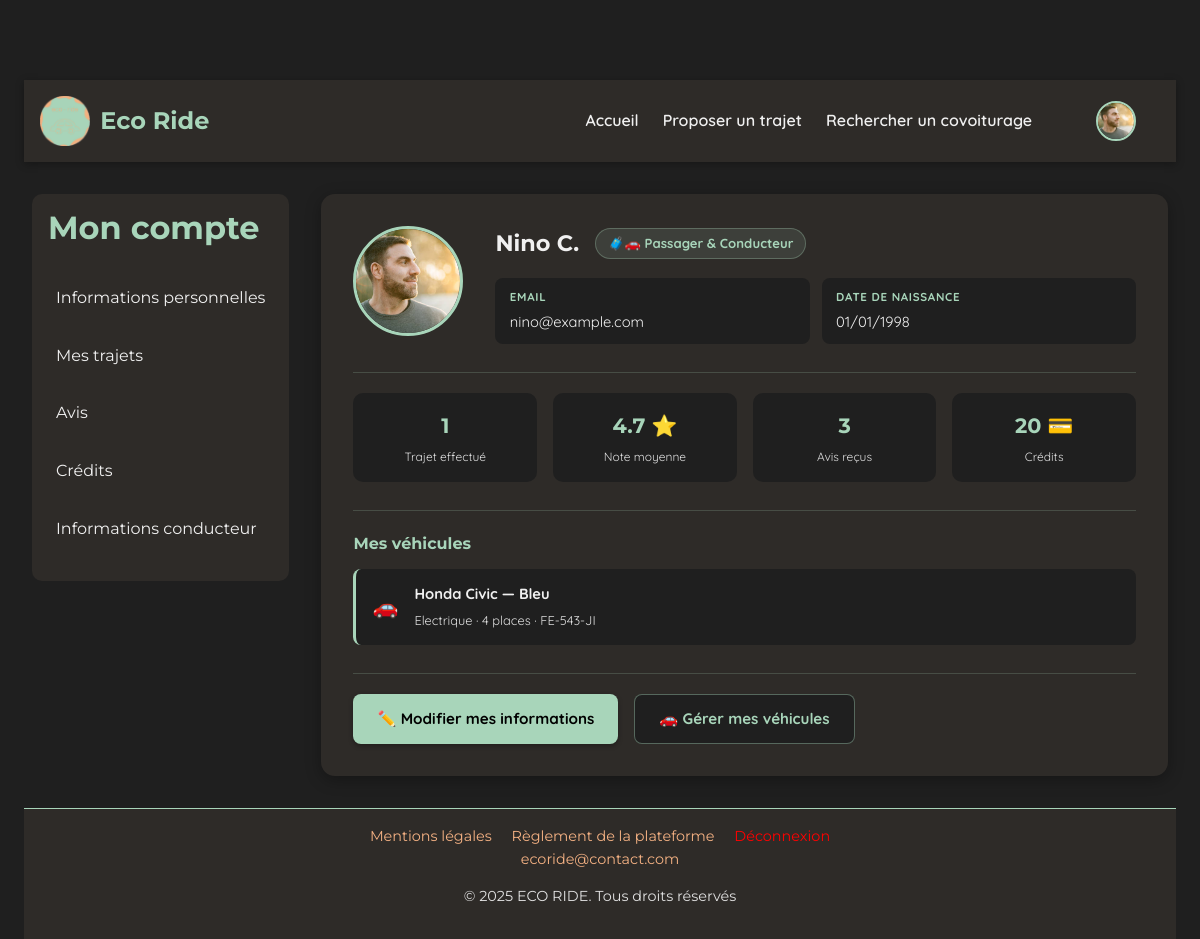
The page /PROJET/UTILISATEUR/USR-infos-perso.php (signed in) on the database its author committed.
### tables this page shows
CREATE TABLE `utilisateurs` (
  `id` int(11) NOT NULL,
  `nom` varchar(100) NOT NULL,
  `prenom` varchar(100) NOT NULL,
  `email` varchar(150) DEFAULT NULL,
  `mot_de_passe` varchar(255) NOT NULL,
  `role` enum('passager','conducteur','passager-conducteur') NOT NULL,
  `date_naissance` date DEFAULT NULL,
  `bio` text DEFAULT NULL,
  `date_inscription` datetime DEFAULT current_timestamp(),
  `photo` varchar(255) DEFAULT 'default.jpg',
  `driver_completed` tinyint(1) DEFAULT 0,
  `profile_completed` tinyint(1) DEFAULT 0,
  `suspendu` tinyint(1) NOT NULL DEFAULT 0
);

CREATE TABLE `credits` (
  `id` int(11) NOT NULL,
  `id_utilisateur` int(11) NOT NULL,
  `solde` int(11) NOT NULL DEFAULT 20
);

CREATE TABLE `vehicules` (
  `vehicule_id` int(11) NOT NULL,
  `id_utilisateur` int(11) NOT NULL,
  `plaque` varchar(20) NOT NULL,
  `date_premiere_immat` date DEFAULT NULL,
  `marque` varchar(50) DEFAULT NULL,
  `modele` varchar(50) DEFAULT NULL,
  `couleur` varchar(50) DEFAULT NULL,
  `carburant` varchar(50) DEFAULT NULL,
  `places` int(11) DEFAULT 4,
  `animaux_acceptes` enum('oui','non') DEFAULT 'non',
  `fumeur` enum('oui','non') DEFAULT 'non',
  `musique` varchar(50) DEFAULT NULL
);

### PROJET/PHP/infos-perso.php (called while the page is built, shortened)
<?php
include('connexion.php');
$user_id = $_SESSION['user_id'];
$stmt = $bdd->prepare("SELECT * FROM utilisateurs WHERE id = :id");
$stmt->execute(['id' => $user_id]);
$user = $stmt->fetch(PDO::FETCH_ASSOC);
?>

### PROJET/UTILISATEUR/USR-infos-perso.php (the view, shortened to what this page needs)
<?php
include('../PHP/infos-perso.php');
$est_conducteur = in_array($user['role'], ['conducteur', 'passager-conducteur']);
$vehicules = [];
if ($est_conducteur) {
    $stmt_veh = $bdd->prepare("SELECT * FROM vehicules WHERE id_utilisateur = ? ORDER BY vehicule_id ASC");
    $stmt_veh->execute([$user['id']]);
    $vehicules = $stmt_veh->fetchAll(PDO::FETCH_ASSOC);
}
$roles = [
    'passager'            => '🧳 Passager',
    'conducteur'          => '🚗 Conducteur',
    'passager-conducteur' => '🧳🚗 Passager & Conducteur',
];
$stmt_trajets = $bdd->prepare("SELECT COUNT(*) FROM trajets_passagers WHERE id_passager = ? AND statut = 'termine'");
$stmt_trajets->execute([$user['id']]);
$nb_trajets = $stmt_trajets->fetchColumn();
$stmt_avis = $bdd->prepare("SELECT COUNT(*), COALESCE(AVG(note), 0) FROM avis WHERE id_destinataire = ? AND statut = 'valide'");
$stmt_avis->execute([$user['id']]);
[$nb_avis, $note_moy] = $stmt_avis->fetch(PDO::FETCH_NUM);
$stmt_solde = $bdd->prepare("SELECT solde FROM credits WHERE id_utilisateur = ?");
$stmt_solde->execute([$user['id']]);
$solde = $stmt_solde->fetchColumn() ?: 0;
?>
<!DOCTYPE html>
<html lang="fr">
<head>
    <link rel="stylesheet" href="../CSS/style_global.css">
    <link rel="stylesheet" href="../CSS/CSS UTILISATEUR/USR-infos-perso.css">
</head>
<body>
<?php include('../COMPONENTS/COMP-header.php'); ?>
<main>
    <div class="profile-content">
        <section class="profil-header">
            <div class="profil-top">
                <img src="/IMAGES/profiles/<?= htmlspecialchars($user['photo'] ?? 'default.jpg') ?>"
                     alt="Photo de profil" class="profil-photo">
                <div class="profil-infos">
                    <div class="profil-nom-role">
                        <h2><?= htmlspecialchars($user['prenom'] . ' ' . $user['nom']) ?></h2>
                        <span class="profil-role-badge"><?= $roles[$user['role']] ?? '—' ?></span>
                    </div>
                    <div class="profil-info-grid">
                        <div class="profil-info-item">
                            <span class="profil-info-label">Email</span>
                            <span class="profil-info-value"><?= htmlspecialchars($user['email']) ?></span>
                        </div>
                        <div class="profil-info-item">
                            <span class="profil-info-label">Date de naissance</span>
                            <span class="profil-info-value">
                                <?= !empty($user['date_naissance']) ? date('d/m/Y', strtotime($user['date_naissance'])) : '—' ?>
                            </span>
                        </div>
                    </div>
                </div>
            </div>
            <div class="profil-stats">
                <div class="profil-stat-item">
                    <span class="profil-stat-value"><?= $nb_trajets ?></span>
                    <span class="profil-stat-label">Trajet<?= $nb_trajets > 1 ? 's' : '' ?> effectué<?= $nb_trajets > 1 ? 's' : '' ?></span>
                </div>
                <div class="profil-stat-item">
                    <span class="profil-stat-value"><?= $nb_avis > 0 ? number_format($note_moy, 1) . ' ⭐' : '—' ?></span>
                    <span class="profil-stat-label">Note moyenne</span>
                </div>
                <div class="profil-stat-item">
                    <span class="profil-stat-value"><?= $nb_avis ?></span>
                    <span class="profil-stat-label">Avis reçu<?= $nb_avis > 1 ? 's' : '' ?></span>
                </div>
                <div class="profil-stat-item">
                    <span class="profil-stat-value"><?= $solde ?> 💳</span>
                    <span class="profil-stat-label">Crédits</span>
                </div>
            </div>
            <?php if ($est_conducteur): ?>
            <div class="profil-vehicules">
                <h3>Mes véhicules</h3>
                <?php if (empty($vehicules)): ?>
                    <p class="profil-vehicule-vide">Aucun véhicule enregistré.</p>
                <?php else: ?>
                    <div class="profil-vehicules-liste">
                        <?php foreach ($vehicules as $v): ?>
                        <div class="profil-vehicule-item">
                            <span class="profil-vehicule-icon">🚗</span>
                            <div>
                                <p class="profil-vehicule-nom">
                                    <?= htmlspecialchars($v['marque'] . ' ' . $v['modele']) ?>
                                    <?php if ($v['couleur']): ?> — <?= htmlspecialchars($v['couleur']) ?><?php endif; ?>
                                </p>
                                <p class="profil-vehicule-detail">
                                    <?= htmlspecialchars($v['carburant'] ?? '—') ?>
                                    · <?= $v['places'] ?> places
                                    · <?= htmlspecialchars($v['plaque']) ?>
                                </p>
                            </div>
                        </div>
                        <?php endforeach; ?>
                    </div>
                <?php endif; ?>
            </div>
            <?php endif; ?>
            <div class="profil-actions">
                <button id="openModalBtn" type="button" class="btn-submit">✏️ Modifier mes informations</button>
                <?php if ($est_conducteur): ?>
                <a href="../UTILISATEUR/USR-infos-conducteur.php" class="btn-gerer-vehicules">🚗 Gérer mes véhicules</a>
                <?php endif; ?>
            </div>
        </section>
    </div>
</main>
<?php include('../COMPONENTS/COMP-footer.php'); ?>
</body>
</html>

### PROJET/CSS/style_global.css (style rules this page uses)
:root { --vert-doux: #a8d5ba; --orange-doux: #f4b183; --beige-fonce: #2e2b28; --gris-doux: #e0e0e0; --texte: #f0f0f0; --fond: #1f1f1f; --shadow: rgba(0, 0, 0, 0.3); }
html { scroll-behavior: smooth; overflow-x: hidden; }
* { box-sizing: border-box; }
body { font-family: 'Century Gothic', 'Montserrat', 'Quicksand', sans-serif; font-weight: 400; line-height: 1.6; background-color: var(--fond); color: var(--texte); margin: 0; padding: 80px 1.5rem 0 1.5rem; overflow-x: hidden; }
main { display: flex; gap: 2rem; padding: 2rem 0.5rem; align-items: flex-start; min-width: 0; }
img { max-width: 100%; height: auto; display: block; }
h1, h2, h3 { font-family: 'Montserrat', 'Century Gothic', sans-serif; color: var(--vert-doux); margin-top: 0; font-weight: 700; }
h2 { font-size: 2rem; margin-bottom: 0.5rem; }
a { color: var(--orange-doux); text-decoration: none; transition: color 0.3s ease; }
.nav-links { color: var(--texte); text-decoration: none; }
button { font-family: 'Quicksand', sans-serif; background-color: var(--vert-doux); color: black; border: none; padding: 0.6em 1.2em; border-radius: 6px; cursor: pointer; font-weight: 600; transition: background-color 0.3s ease, transform 0.2s ease, box-shadow 0.3s ease; box-shadow: 0 2px 5px var(--shadow); }
section { max-width: 1100px; margin: 0 auto; padding: 2rem 1.5rem; }
section h2 { font-size: 2rem; margin-bottom: 1rem; color: var(--vert-doux); }
section p { font-family: 'Quicksand', sans-serif; font-size: 1rem; line-height: 1.8; margin-bottom: 1.5rem; }
a, button { transition: all 0.3s ease; }
.menu-principal { background-color: var(--beige-fonce); border-radius: 10px; }
.menu-section { margin-bottom: 0; }
.menu-principal .menu-section { padding: 0.5rem 1rem; }
.menu-li { list-style: none; padding-left: 0; font-weight: 400; }
.menu-item { padding: 1em 0.5em; cursor: pointer; border-radius: 4px; transition: background-color 0.3s ease; font-weight: 400; }
.menu-item a { color: var(--texte); }

### rows shown on the page
utilisateurs: photo (picture), prenom+nom "Nino C.", role "🧳🚗 Passager & Conducteur", email "nino@example.com", date_naissance "01/01/1998"
credits: solde "20"
vehicules: marque+modele "Honda Civic", couleur "Bleu", carburant "Electrique", places "4", plaque "FE-543-JI"

### other values the page prints
$nb_trajets "1"
$note_moy "4.7"
$nb_avis "3"
